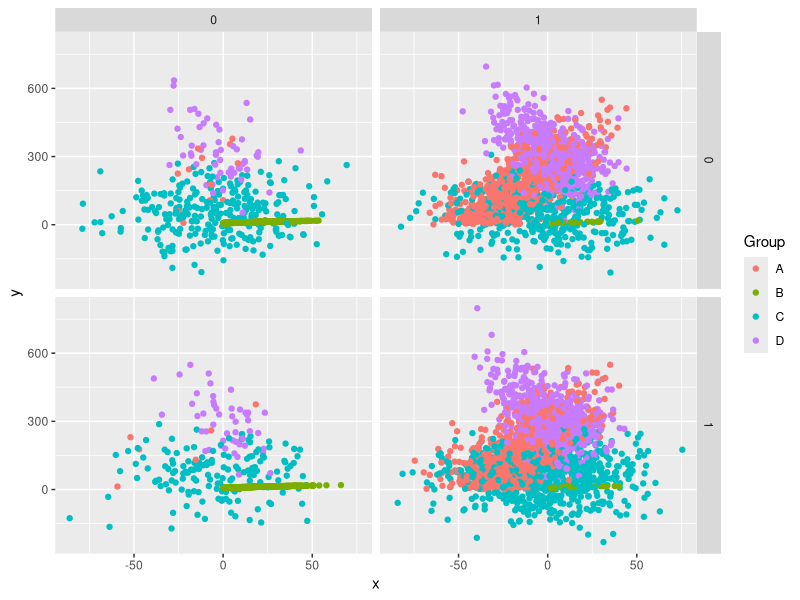
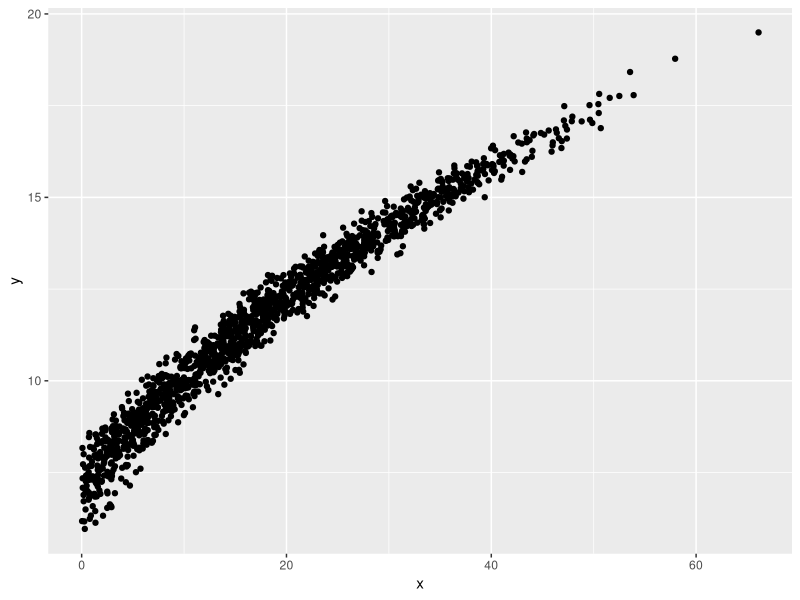
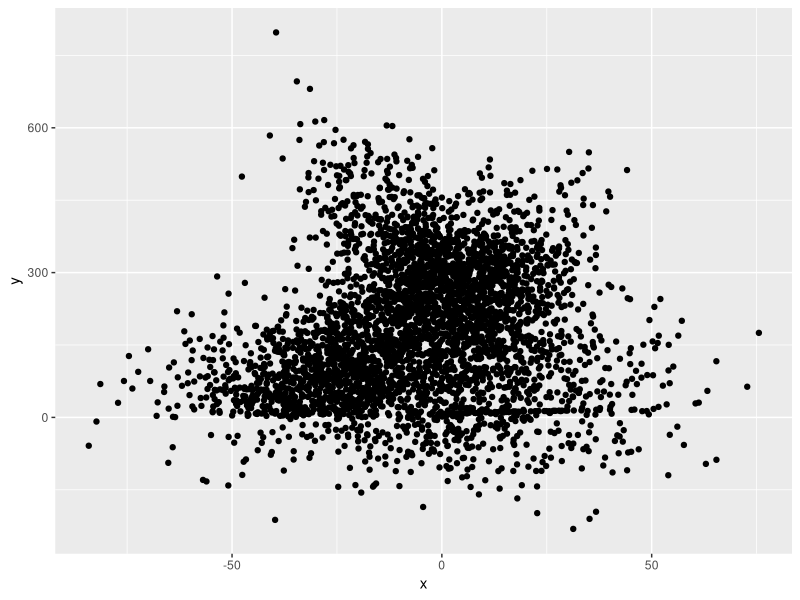
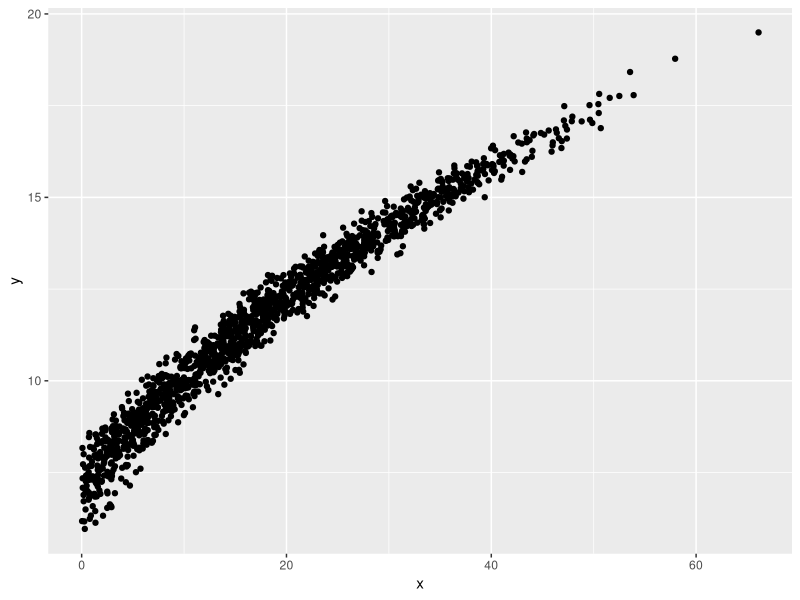
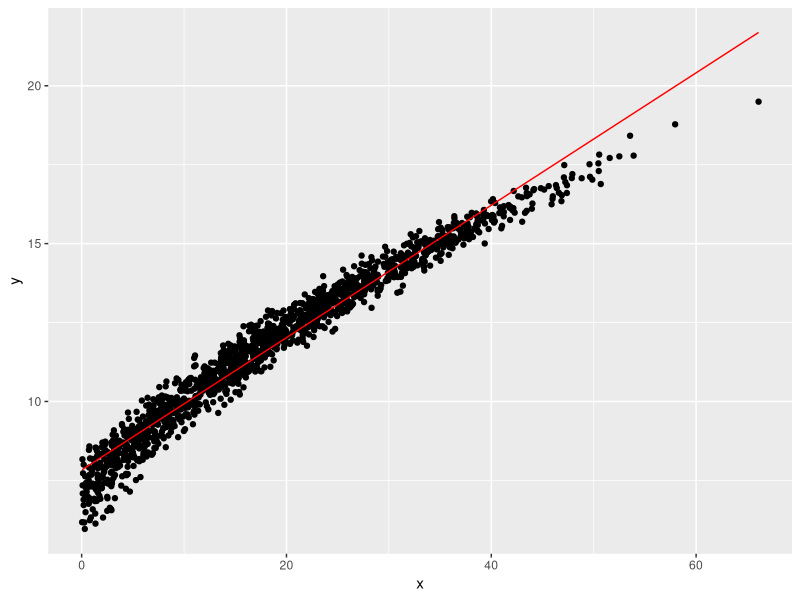
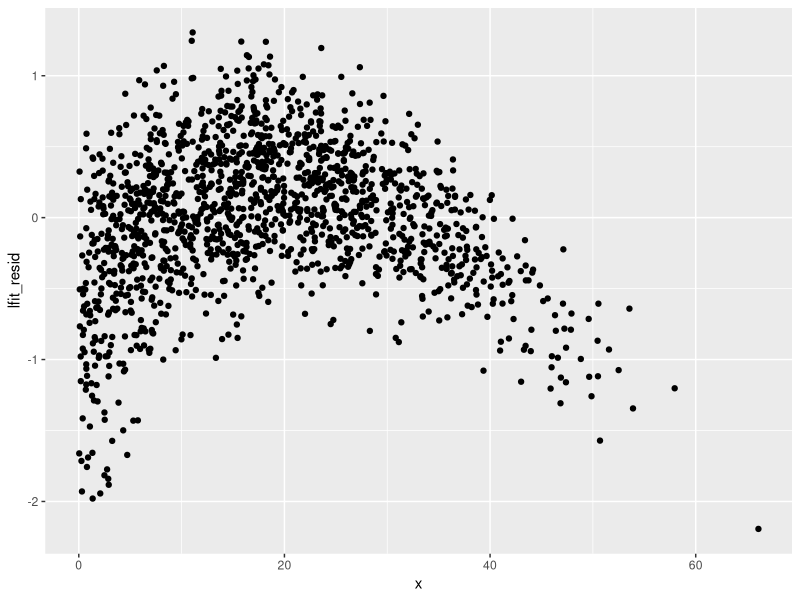
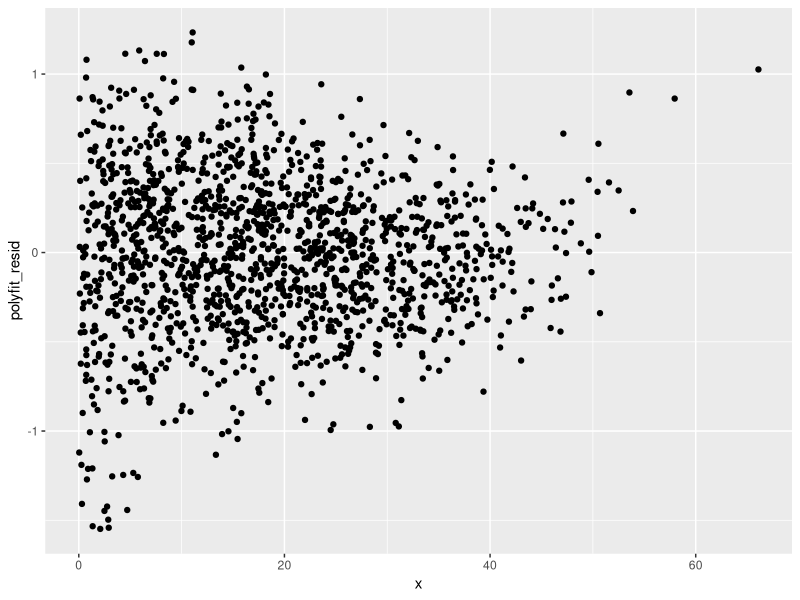
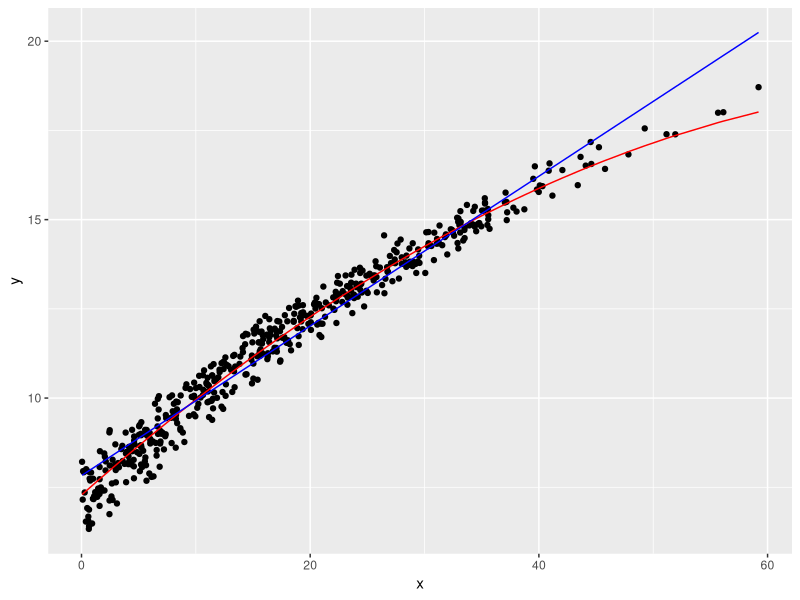

Source code (R) for these figures, in order:
# Jeffrey Williams
# DATA-312
# Dr. Robinson
# 11 April 2022

# Cleaning workspace / loading libraries
rm(list = ls())
gc()

library(tidyverse)
library(modelr)

# Load dataset
raw_data <- read_csv('data312_ml_michaelr.csv')

# Sampling
raw_data_samplingframe <- raw_data %>% 
  mutate(snum = sample.int(n(), n()) / n())

training <- raw_data_samplingframe %>% filter(snum < 0.6) %>% select(-snum)

query <- raw_data_samplingframe %>% filter(snum >= 0.6, snum < 0.8) %>%
  select(-snum)

test <- raw_data_samplingframe %>% filter(snum > 0.8) %>% select(-snum)

training %>% write_csv('michaelr_training.csv')
query %>% write_csv('michaelr_query.csv')
test %>% write_csv('michaelr_test.csv')

# Exploration
training %>% ggplot(aes(x, y, color = Group)) + geom_point() + 
  facet_grid(vars(s), vars(t))

training %>% filter(Group == 'B') %>% ggplot(aes(x, y)) + geom_point()
training %>% filter(t == 1) %>% ggplot(aes(x, y)) + geom_point()
training %>% count(Group)
training %>% count(Group, t) %>% pivot_wider(names_from = t, values_from = n)

# Identifying Modeling Problem
training_B <- training %>% filter(Group == "B")

training_B %>% ggplot(aes(x, y)) + geom_point()

# Trying linear fit
lfit <- lm(y~x, training_B)

training_lfit <- training_B %>% add_predictions(lfit, var = 'lfit_y')

training_lfit %>% ggplot() + geom_point(aes(x, y)) + 
  geom_line(aes(x, lfit_y), color = 'red') 

training_lfit <- training_lfit %>% add_residuals(lfit, var = 'lfit_y')

training_lfit <- training_B %>% add_predictions(lfit, var = 'lfit_y') %>% 
  add_residuals(lfit, var = 'lfit_resid')

training_lfit %>% ggplot(aes(x, lfit_resid)) + geom_point()

# Trying Polyfit
polyfit <- lm(y~poly(x, 2), training_B)

training_polyfit <- training_B %>% add_predictions(polyfit, var = 'polyfit_y') %>%
  add_residuals(polyfit, var = 'polyfit_resid')

training_polyfit %>% ggplot(aes(x, polyfit_resid)) + geom_point()

# Query - Inspection / Investigation
query_B <- query %>% filter(Group == 'B') %>% 
  add_predictions(lfit, var = 'lfit_pred') %>%
  add_residuals(lfit, var = 'lfit_resid') %>%
  add_predictions(polyfit, var = 'polyfit_pred') %>%
  add_residuals(polyfit, var = 'polyfit_resid')

query_B %>% ggplot() + geom_point(aes(x, y)) + 
  geom_line(aes(x, polyfit_pred), color = 'red') +
  geom_line(aes(x, lfit_pred), color = 'blue')

test_B <- test %>% filter(Group == 'B') %>%
  add_predictions(polyfit, var = 'polyfit_pred') %>% 
  add_residuals(polyfit, var = 'polyfit_resid')

test_B %>% ggplot(aes(polyfit_resid)) + geom_histogram()


# Shifting to use of my own data

# Loading raw data
my_data <- read_csv('5030143_HW4A.csv')

# Sampling
my_samplingframe <- my_data %>% 
  mutate(snum = sample.int(n(), n()) / n())

my_training <- my_samplingframe %>% filter(snum < 0.6) %>% select(-snum)

my_query <- my_samplingframe %>% filter(snum >= 0.6, snum < 0.8) %>%
  select(-snum)

my_test <- my_samplingframe %>% filter(snum > 0.8) %>% select(-snum)

my_training %>% write_csv('5030143_training.csv')
my_query %>% write_csv('5030143_query.csv')
my_test %>% write_csv('5030143_test.csv')

# Exploration / visualization
my_training %>% filter(t == 1) %>% ggplot(aes(x, y)) + geom_point()

my_training %>% filter(t == 0) %>% ggplot(aes(x, y)) + geom_point()

my_training %>% count(Group, t) %>% 
  pivot_wider(names_from = t, values_from = n) %>%
  column_to_rownames('Group') %>% chisq.test()

my_training %>% count(Group) %>% select(n) %>% chisq.test()

my_training %>% ggplot(aes(x, y, color = Group)) + geom_point() +
  facet_grid(vars(s), vars(t))

my_training %>% filter(Group == 'H') %>% 
  ggplot(aes(x, y, color = Group)) + geom_point() +
  facet_grid(vars(s), vars(t))

my_training %>% filter(Group == 'H') %>% ggplot(aes(y, x)) + geom_point()

my_training %>% filter(t == 1) %>% ggplot(aes(x, y)) + geom_point()

# -- Modeling Problem 1 --

# In this modeling problem, I will be looking strictly at the 'Group' value, H.
# I will be considering x to be the response variable, with respect to y
# (quantitative explanatory variable) and Group H (categorical explanatory
# variable). There appears to be a correlation in this group, such that the
# data, or x, decreases as y increases. Interestingly, there also appears
# to be a cutoff for values at a certain point in y. In the graph's original
# orientation, there are no values beneath a certain point in y; all values are
# either equivalent to that cutoff point or higher, hence my decision to invert
# the axes, such that y values are portrayed on the x axis, and x values are
# portrayed on the y axis (x is the dependent variable and y is the explanatory
# variable alongside `Group` = B.

# By first impressions, I suspect that linear regression can be a workable 
# option given the pattern of this data, that may fit it somewhat well.

my_trH <- my_training %>% filter(Group == 'H')

H_lfit <- lm(y~x, data = my_trH)

my_trH %>% ggplot(aes(x, y)) + geom_point() # Note the cutoff at y = 0
my_trH %>% ggplot(aes(y, x)) + geom_point()

trH_lfit <- my_trH %>% 
  add_predictions(H_lfit, var = 'trH_lfit_y') %>%
  add_residuals(H_lfit, var = 'trH_lfit_resid')

trH_lfit %>% ggplot() + geom_point(aes(y, x)) + 
  geom_line(aes(trH_lfit_y, x), color = 'blue')

# It appears there is a cutoff for the values at y = 0. There are few (or no)
# values in the data for y < 0. That being said, a linear fit looks to "work"
# rather roughly, but these cutoff are not well accommodated by this model.
# The line would need to be truncated to start only at y = 0. With that aside,
# the line might not fare well in the long run, as it appears to peel away from
# the data at circa y = 300.

# For my second proposed model, I will be considering a polynomial fit.

H_polyfit <- lm(y~poly(x, 2), my_trH)

trH_polyfit <- my_trH %>%
  add_predictions(H_polyfit, var = 'trH_polyfit_y') %>%
  add_residuals(H_polyfit, var = 'trH_polyfit_resid')

trH_polyfit %>% ggplot() + geom_point(aes(y, x)) + 
  geom_line(aes(trH_polyfit_y, x), color='green')

# Considering the plot, it seems a polynomial fit works slightly better, as it
# remains close to the data for somewhat a longer duration than the linear 
# model, which starts to quickly peel away at some point. The curve appears to
# better accommodate the cutoff at y = 0 as well.

# Looking at Residuals
trH_lfit %>% ggplot(aes(trH_lfit_resid)) + geom_histogram()
trH_polyfit %>% ggplot(aes(trH_polyfit_resid)) + geom_histogram()

trH_lfit %>% summarize(mean = mean(trH_lfit_resid), sd = sd(trH_lfit_resid))
trH_polyfit %>% 
  summarize(mean = mean(trH_polyfit_resid), sd = sd(trH_polyfit_resid))

trH_lfit %>% ggplot(aes(trH_lfit_resid, x)) + geom_point()
trH_polyfit %>% ggplot(aes(trH_polyfit_resid, x)) + geom_point()

# It appears that the best candidate model is a polynomial fit. Admittedly,
# neither models are the most ideal, with high standard deviations consistent
# with the data being widely spread out from the mean, but the polyfit has the 
# lowest of the two (sd = 83.7, versus lfit's sd = 85.8), so the data is closest 
# to the mean with this model. Histogram plots are rather inconclusive, as are 
# the dotplots; generally, there are far too many points spread out far from the
# mean. Neither option is close, but the polyfit is the closest.

my_qH <- my_query %>%
  filter(Group == 'H') %>%
  add_residuals(H_lfit, var='qH_lfit_resid') %>%
  add_predictions(H_lfit, var='qH_lfit_pred') %>%
  add_residuals(H_polyfit,var='qH_polyfit_resid') %>%
  add_predictions(H_polyfit, var='qH_polyfit_pred')

my_qH %>% ggplot() + geom_point(aes(y, x)) + 
  geom_line(aes(qH_polyfit_pred, x), color = 'green') +
  geom_line(aes(qH_lfit_pred, x), color = 'orange')

my_qH %>% ggplot(aes(qH_lfit_resid, x)) + geom_point()
my_qH %>% ggplot(aes(qH_polyfit_resid, x)) + geom_point()
my_qH %>% summarize(mean = mean(qH_lfit_resid), sd = sd(qH_lfit_resid))
my_qH %>% summarize(mean = mean(qH_polyfit_resid), sd = sd(qH_polyfit_resid))

# Testing
# It looks like the polyfit model works best in this case, judging by
# similarities between results from the testing stage (visually, and in terms of
# standard residual analysis) so I will proceed to the testing stage with that 
# alone.

my_tH <- my_test %>% filter(Group == 'H') %>%
  add_residuals(H_polyfit, var='tH_polyfit_resid') %>%
  add_predictions(H_polyfit, var='tH_polyfit_pred')

my_tH %>% ggplot(aes(tH_polyfit_resid)) + geom_histogram()
my_tH %>% ggplot(aes(tH_polyfit_resid, x)) + geom_point()
my_tH %>% summarize(mean = mean(tH_polyfit_resid), sd = sd(tH_polyfit_resid))

# Observations: The standard deviation seems to have lowered quite a bit from
# my results in the training and query sample for the polynomial fit (sd = 78.3
# compared to 83.2 for query and 83.7 for training). This is not a very good
# fit, though it may have been more preferable over a linear model. This does
# not well accommodate the fact that the points are spread out rather liberally,
# with many points far from the mean given by the line/curve.


# -- Modeling Problem 2 --

# In this modeling problem, I will be focusing on the 'Group' variable, F. It
# appears quite evident that there is a pattern rather unusual in comparison
# with the rest of the groups, in that the points are very closely-knit and seem
# to resemble a linear pattern, at least from the perspective of the facet plot
# portraying all of the training data, split according to variables `s` and `t`.

my_trF <- my_training %>% filter(Group == 'F')

my_trF %>% ggplot(aes(x, y)) + geom_point()

# After plotting just Group F on the graph, it remains evident that there is a 
# rather linear-looking pattern with this group in terms of `x`, `y`
# relationship. Considering this, along with the fact of how closely-knit the 
# points generally are, I propose a linear model.

# Alternatively, I propose a polynomial fit model; I suspect an extremely subtle
# curve in the plot which may be better accommodated by such a model.

F_lfit <- lm(y~x, data = my_trF)

F_polyfit <- lm(y~poly(x, 2), my_trF)

trF_lfit <- my_trF %>%
  add_predictions(F_lfit, var = 'trF_lfit_y') %>%
  add_residuals(F_lfit, var = 'trF_lfit_resid')

trF_lfit %>% ggplot() + geom_point(aes(x,y)) + 
  geom_line(aes(x, trF_lfit_y), color = 'orange')

# Clearly, I was deceived and now see that a linear fit might not be the most
# ideal after all. It is closest to the data between x = 0 and x = 50 with 
# smaller discrepancies, but begins to depart rather quickly at roughly
# x = 60-65.

trF_polyfit <- my_trF %>%
  add_predictions(F_polyfit, var = 'trF_polyfit_y') %>%
  add_residuals(F_polyfit, var = 'trF_polyfit_resid')

trF_polyfit %>% ggplot() + geom_point(aes(x, y)) +
  geom_line(aes(x, trF_polyfit_y), color = 'green')

# I see that the polyfit model works much better with the data, and well
# accommodates the curve I failed to see at first. It is worth noting the
# apparent beginning of a departure from the data somewhere between x = 85 and
# x = 90, suggestive that this model may have predictive limitations as well.

# Looking at Residuals
trF_lfit %>% ggplot(aes(trF_lfit_resid)) + geom_histogram()
trF_polyfit %>% ggplot(aes(trF_polyfit_resid)) + geom_histogram()

trF_lfit %>% summarize(mean = mean(trF_lfit_resid), sd = sd(trF_lfit_resid))
trF_polyfit %>% 
  summarize(mean = mean(trF_polyfit_resid), sd = sd(trF_polyfit_resid))

trF_lfit %>% ggplot(aes(x, trF_lfit_resid)) + geom_point()
trF_polyfit %>% ggplot(aes(x, trF_polyfit_resid)) + geom_point()

# Analysis: From plotting the residuals as histograms, it can be seen that there 
# is a much more equal distribution for the polyfit model, while the lfit model 
# shows a leftward skew on the histogram. Moreover, the standard deviation for 
# the polyfit is over 0.100 smaller than the standard deviation for the lfit 
# model. Plotting the residuals as points show a hump-like shape for the lfit
# model, while the plots are significantly more balanced around 0 for the
# polyfit model.

my_qF <- my_query %>%
  filter(Group == 'F') %>%
  add_residuals(F_lfit, var='qF_lfit_resid') %>%
  add_predictions(F_lfit, var='qF_lfit_pred') %>%
  add_residuals(F_polyfit,var='qF_polyfit_resid') %>%
  add_predictions(F_polyfit, var='qF_polyfit_pred')

my_qF %>% ggplot() + geom_point(aes(x, y)) + 
  geom_line(aes(x, qF_polyfit_pred), color = 'green') +
  geom_line(aes(x, qF_lfit_pred), color = 'orange')

my_qF %>% ggplot(aes(x, qF_lfit_resid)) + geom_point()
my_qF %>% ggplot(aes(x, qF_polyfit_resid)) + geom_point()
my_qF %>% summarize(mean = mean(qF_lfit_resid), sd = sd(qF_lfit_resid))
my_qF %>% summarize(mean = mean(qF_polyfit_resid), sd = sd(qF_polyfit_resid))

# Analysis: It looks like the polyfit model fits the data more smoothly than
# the linear model. The linear model peels away, whereas the polyfit model does
# not with the query sample. Running standard residual analysis reveals that
# there remains a significant difference between the standard deviation for the
# polyfit model and the linear fit model, such that polyfit's is smaller, not
# quite by 0.100 this time, but relatively close. By inspecting the graph
# visually, it can be seen that the polyfit model accommodates the data better.
# I will proceed with this model.

# Testing
my_tF <- my_test %>% filter(Group == 'F') %>%
  add_residuals(F_polyfit, var='tF_polyfit_resid') %>%
  add_predictions(F_polyfit, var='tF_polyfit_pred')

my_tF %>% ggplot(aes(tF_polyfit_resid)) + geom_histogram()
my_tF %>% ggplot(aes(x, tF_polyfit_resid)) + geom_point()
my_tF %>% summarize(mean = mean(tF_polyfit_resid), sd = sd(tF_polyfit_resid))

# Observations: The standard deviation remains lower for the polyfit model
# by similar margins as with the earlier samples. The polyfit model seems to
# be an okay fit, and seems to work better than the linear model. The
# variability is rather low in general, but it is there.
